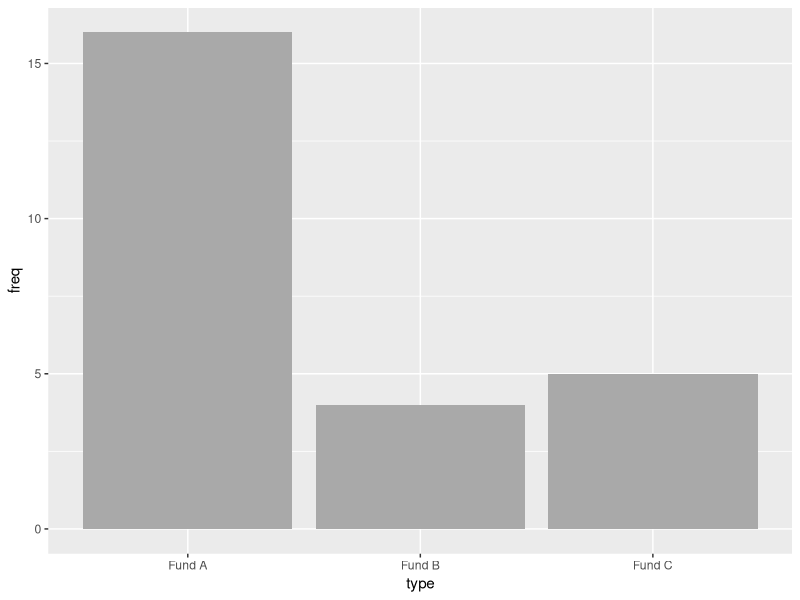
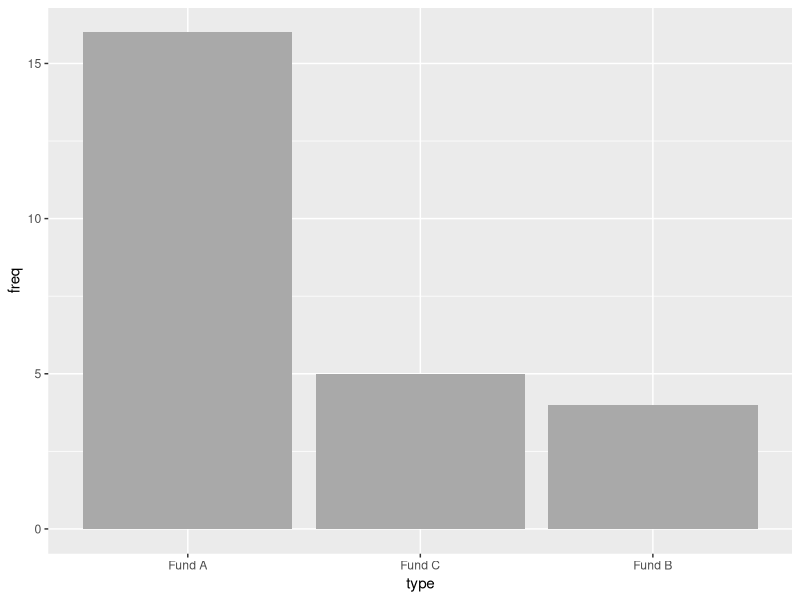
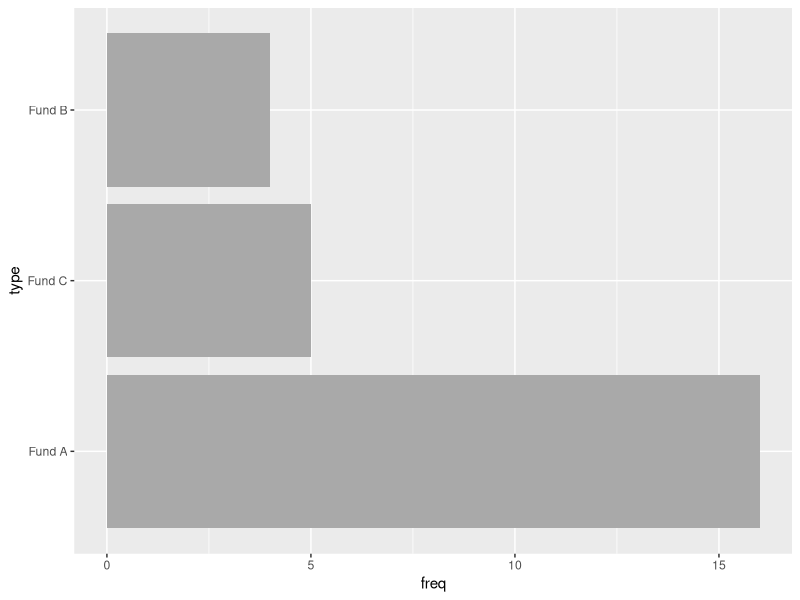

R code for these plots, in order:
## ---- chunk 1
knitr::opts_chunk$set(echo = TRUE)
## ---- chunk 2
rm(list=ls())
library(tidyverse)
library(ggplot2)
## ---- chunk 3
d_funds_type <- tibble(
  type = c("Fund A", "Fund B", "Fund C"),
  freq = c(16, 4, 5)
)
knitr::kable(d_funds_type)
## ---- chunk 4
# Plot Barchart

d_funds_type %>% 
  ggplot(aes(type, freq)) +
  geom_col(fill = "dark gray")
## ---- chunk 5
# Barchart in descending order:

d_funds_type %>% 
  mutate(type = fct_reorder(type, desc(freq))) %>% 
  ggplot(aes(type,freq)) +
  geom_col(fill = 'dark grey')
## ---- chunk 6
# Barchart in flip coordinates:

d_funds_type %>% 
  mutate(type = fct_reorder(type, desc(freq))) %>% 
  ggplot(aes(type,freq)) +
  geom_col(fill = 'dark grey') +
  coord_flip()
